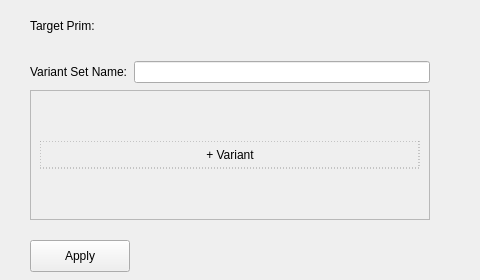
<?xml version="1.0" encoding="UTF-8"?>
<ui version="4.0">
    <class>Dialog</class>
    <widget class="QDialog" name="Dialog">

        <property name="geometry">
            <rect>
                <x>0</x>
                <y>0</y>
                <width>480</width>
                <height>280</height>
            </rect>
        </property>

        <property name="windowTitle">
            <string>Dialog</string>
        </property>

        <widget class="QLabel" name="targetPrim">
            <property name="geometry">
                <rect>
                    <x>30</x>
                    <y>10</y>
                    <width>300</width>
                    <height>32</height>
                </rect>
            </property>
            <property name="text">
                <string>Target Prim: </string>
            </property>
        </widget>

        <widget class="QWidget" name="gridLayout_vs_container">
            <property name="geometry">
                <rect>
                    <x>30</x>
                    <y>22</y>
                    <width>400</width>
                    <height>50</height> </rect>
            </property>
            <layout class="QGridLayout" name="gridLayout_vs_options">
            </layout>
        </widget>

        <widget class="QWidget" name="gridLayout_vs_container">
            <property name="geometry">
                <rect>
                    <x>30</x>
                    <y>47</y>
                    <width>400</width>
                    <height>50</height> </rect>
            </property>
            <layout class="QGridLayout" name="gridLayout_vs">
                <item row="0" column="0">
                    <widget class="QLabel" name="label"><property name="text"><string>Variant Set Name:</string></property></widget>
                </item>
                <item row="0" column="1">
                    <widget class="QLineEdit" name="vs_name_input"></widget>
                </item>
                
            </layout>
        </widget>

         <widget class="QScrollArea" name="scrollArea">
            <property name="geometry">
                <rect>
                    <x>30</x>
                    <y>90</y>
                    <width>400</width>
                    <height>130</height> </rect>
            </property>
            <property name="widgetResizable">
                <bool>true</bool> </property>

            <widget class="QWidget" name="scrollAreaWidgetContents">
                <layout class="QGridLayout" name="gridLayout">
                    <item row="0" column="0">
                        <widget class="QPushButton" name="addVariantButton">
                            <property name="text">
                                <string> + Variant </string>
                            </property>
                            <property name="flat">
                                <bool>true</bool>
                            </property>
                            <property name="styleSheet">
                                <string>
                                    QPushButton {
                                        border: 1px dashed #999;
                                        padding: 6px;
                                    }
                                    QPushButton:hover {
                                        border-color: #666;
                                    }
                                </string>
                            </property>
                        </widget>
                    </item>
                </layout>
            </widget>
        </widget>

        <widget class="QPushButton" name="final_button">
            <property name="geometry">
                <rect>
                    <x>30</x>
                    <y>240</y>
                    <width>100</width>
                    <height>32</height>
                </rect>
            </property>
            <property name="text">
                <string>Apply</string>
            </property>
        </widget>

    </widget>

    <resources/>
    <connections/>
</ui>
